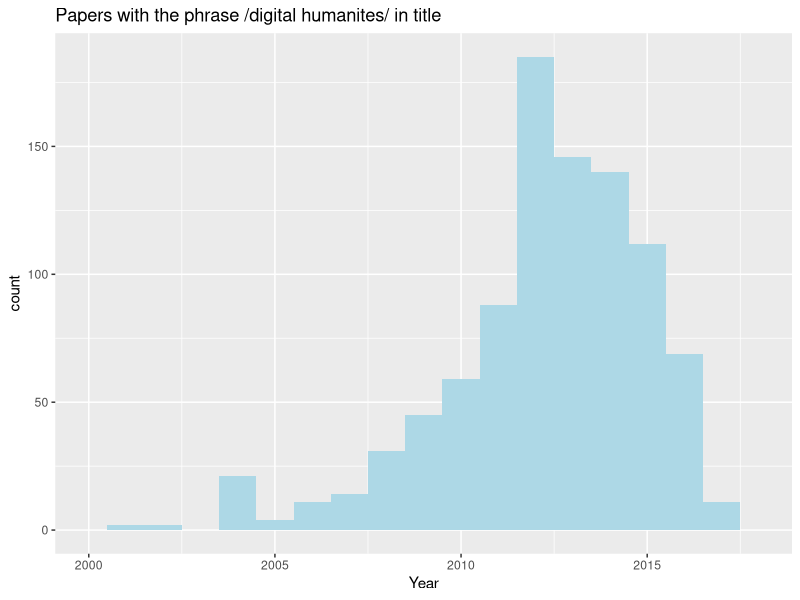

This figure's R source:
scholarrefs <- read.csv("data/PoPCites_DH_phraseintitle_top1000.csv")

library(ggplot2)
ggplot(data=scholarrefs, mapping=aes(x=Year))+
  labs(title="Papers with the phrase /digital humanites/ in title")+
  geom_histogram(binwidth = 1, fill="light blue")+
  coord_cartesian(xlim = c(2000, 2018)) 
  

